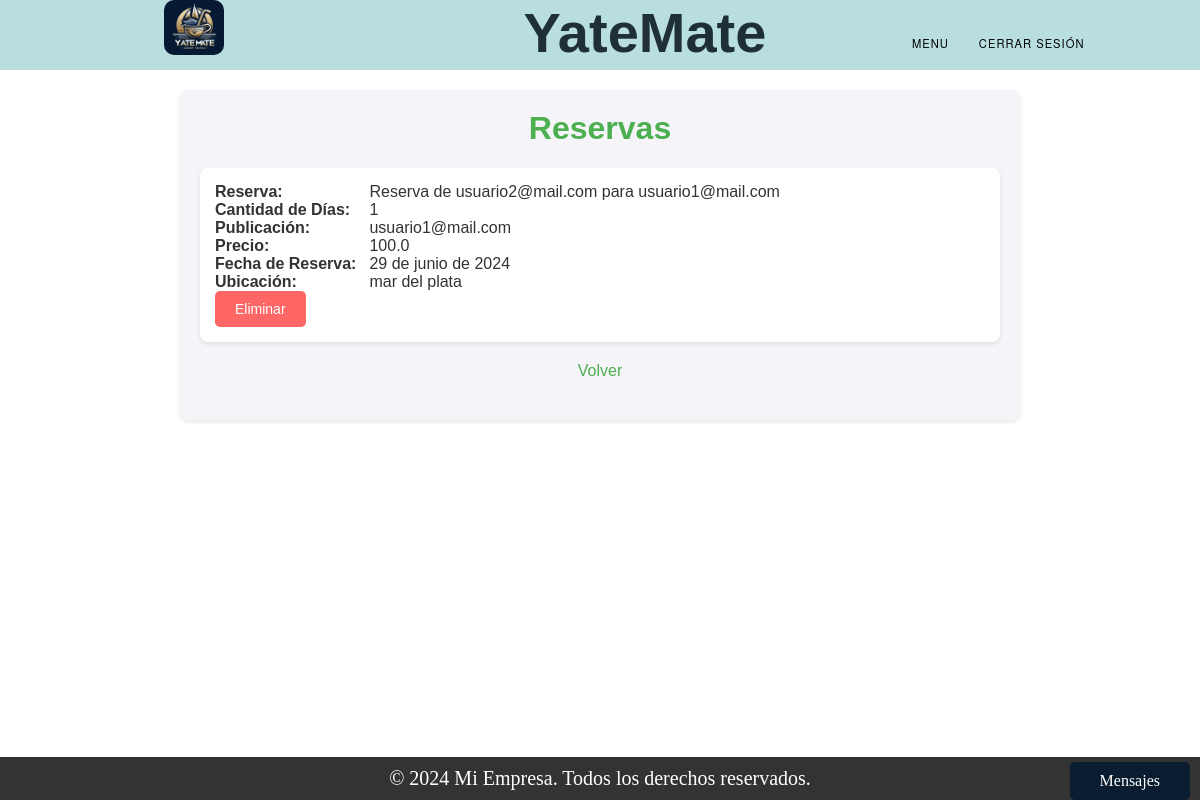
/Ver_mis_reservas/ (signed in), run on an earlier commit of the app's database.
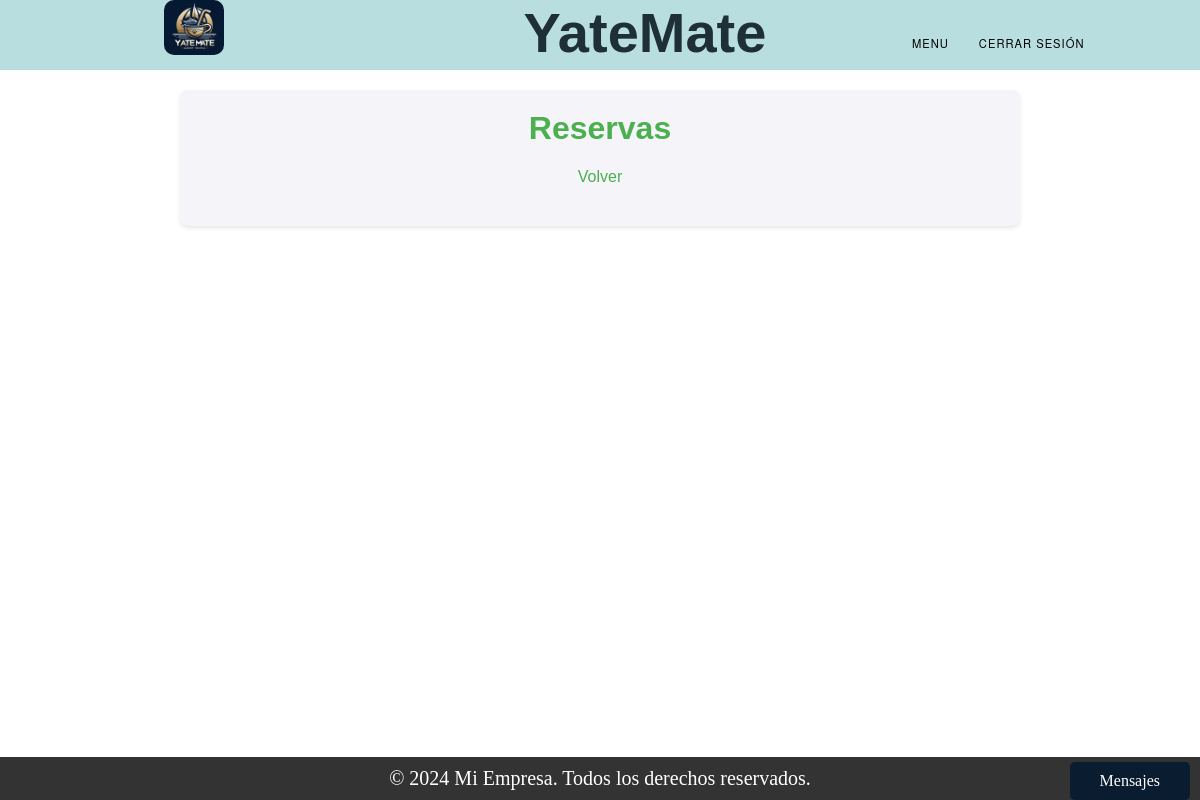
And on a later commit of the database.
### Amarra/models.py (models this page shows, shortened)
class Reserva(models.Model):
    ESTADOS = (
        ('Vigente', 'Vigente'),
        ('En Proceso', 'En Proceso'),
        ('Finalizado', 'Finalizado'),
    )
    publicacion = models.ForeignKey(Publicacion_Amarra, on_delete=models.CASCADE)
    fecha_ingreso = models.DateField(null=True)
    cant_dias = models.TextField()
    usuario = models.ForeignKey(User, on_delete=models.CASCADE)
    estado = models.CharField(max_length=20, choices=ESTADOS, default='Vigente')
    def __str__(self):
        return f'Reserva de {self.usuario} para {self.publicacion}'

class Publicacion_Amarra(models.Model):
    ESTADOS = (
        ('Vigente', 'Vigente'),
        ('En Proceso', 'En Proceso'),
        ('Finalizado', 'Finalizado'),
    )
    dueño = models.ForeignKey(User, on_delete=models.CASCADE, null=True)
    precio = models.TextField()
    fecha_inicio = models.DateField()
    cant_dias = models.TextField()
    ubicacion = models.TextField()
    cant_dias_disponibles = models.TextField(null=True)
    estado = models.CharField(max_length=20, choices=ESTADOS, default='Vigente')
    def __str__(self):
        return f"{self.dueño}"

### Register/models.py (models this page shows)
class User(models.Model):
    TIPOS = (
        ('Administrador', 'Administrador'),
        ('Usuario', 'Usuario'),
        ('Cliente', 'Cliente'),
    )
    mail = models.CharField(max_length=150, unique=True)  # Nombre de usuario (email).
    tipo = models.CharField(max_length=20, choices=TIPOS)
    password = models.CharField(max_length=128)  # Contraseña.
    nombre = models.CharField(max_length=255)
    apellido = models.CharField(max_length=255)
    dni = models.CharField(max_length=20)
    fecha_expiracion_dni = models.DateField()
    nacionalidad = models.CharField(max_length=100)
    genero = models.CharField(max_length=10)
    domicilio = models.CharField(max_length=255)
    fecha_nacimiento = models.DateField()
    cuil_cuit = models.CharField(max_length=20)
    moroso = models.BooleanField(default=False)
    def __str__(self):
        return f'{self.mail}'

### Amarra/views.py (the view)
# urls.py: path("Ver_mis_reservas/",views.mis_reservas,name="Ver_mis_reservas"),
def mis_reservas(request):
    usuario_id = request.session.get('user_id')
    reservas = Reserva.objects.filter(usuario=usuario_id, estado='Vigente')
    return render(request, 'mis_reservas.html', {'reservas': reservas})

### Trueque/context_processors.py (called while the page is built)
def conversaciones_usuario(request):
    user_id = request.session.get('user_id')
    if user_id:
        conversaciones = Conversacion.objects.filter(Q(dueño_publicacion=user_id) | Q(solicitante=user_id))
        return {'conversaciones_usuario': conversaciones}
    else:
        return {'conversaciones_usuario': []}

### Trueque/models.py (called while the page is built)
    def get_mensajes(self):
        return Mensajes_chat.objects.filter(conversacion=self).order_by('enviado_a')

### Amarra/templates/mis_reservas.html (shortened to what this page needs)
{% extends "base.html" %}
{% load static %}
{% block content %}
<div class="reservas-container">
    <h1>Reservas</h1>
    <ul>
        {% for reserva in reservas %}
            <li>
                <strong>Reserva:</strong> {{ reserva }} <br>
                <strong>Cantidad de Días:</strong> {{ reserva.cant_dias }} <br>
                <strong>Publicación:</strong> {{ reserva.publicacion }} <br>
                <strong>Precio:</strong> {{ reserva.publicacion.precio }} <br>
                <strong>Fecha de Reserva:</strong> {{ reserva.fecha_ingreso }} <br>
                <strong>Ubicación:</strong> {{ reserva.publicacion.ubicacion }} <br>
                <form action="{% url 'eliminar_reserva' reserva.id %}" method="post" style="display:inline;">
                    <button type="submit" {% if reserva.fecha_ingreso|date:"Y-m-d" == "now"|date:"Y-m-d" %}disabled{% endif %}>Eliminar</button>
                </form>
            </li>
        {% endfor %}
    </ul>
    <a href="{% url 'list_amarra' %}">Volver</a>
</div>
{% endblock %}

What changed in the data, as far as the page shows it:
removed Reserva: usuario+publicacion "Reserva de usuario2@mail.com para usuario1@mail.com", cant_dias "1", publicacion "usuario1@mail.com", publicacion.precio "100.0", fecha_ingreso "29 de junio de 2024", publicacion.ubicacion "mar del plata"
